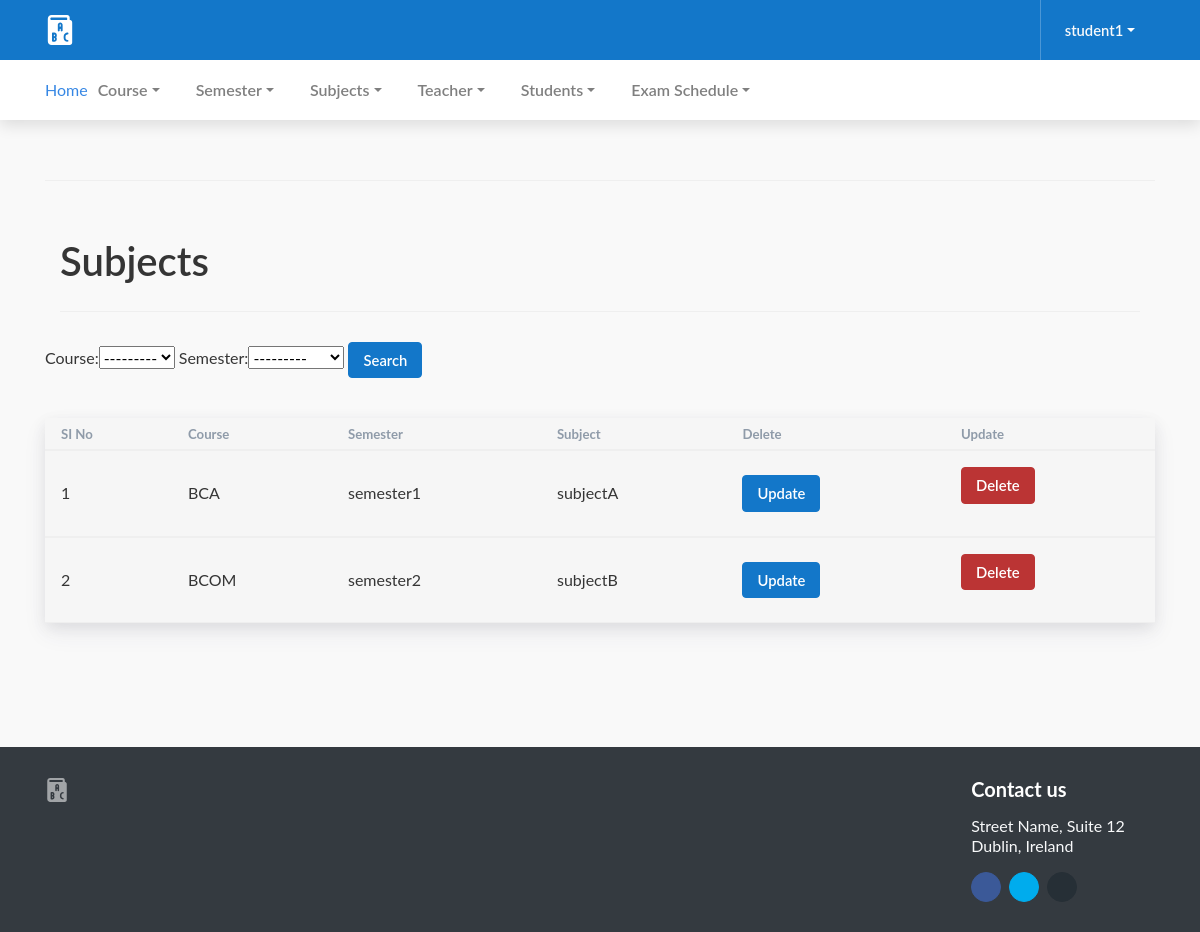
Screenshot of /subject/ (signed in) with the database file from the repository.
### registration/models.py (models this page shows, shortened)
class RtUser(AbstractUser):
    first_name = models.CharField(max_length=200)
    email = models.EmailField(max_length=200)
    address = models.CharField(max_length=200)
    type = models.IntegerField(null=True)
    course = models.ForeignKey(Course, on_delete=models.CASCADE,null=True)
    rollno = models.IntegerField(null=True)

class Subject(models.Model):
    course = models.ForeignKey(Course, on_delete=models.CASCADE)
    semester = models.ForeignKey(Semester, on_delete=models.CASCADE)
    subject = models.CharField(max_length=100)

class Course(models.Model):
    coursename = models.CharField(max_length=20)
    description = models.TextField(max_length=100, null=True)
    def __str__(self):
        return f"{self.coursename}"

class Semester(models.Model):
    semester_name = models.CharField(max_length=200)
    def __str__(self):
        return self.semester_name

### registration/views.py (the view)
# urls.py: path('subject/',views.subject,name='subject'),
@login_required()
def subject(request):
    data = Subject.objects.all().order_by('course', 'semester')
    subjectFilter = SubjectFilter(request.GET, queryset=data)
    data = subjectFilter.qs
    context = {'data': data,
               'subjectFilter': subjectFilter
               }
    return render(request, 'admintemp/subject.html', context)

### registration/templates/admintemp/subject.html (shortened to what this page needs)
{% extends 'admintemp/base.html' %}
{% block content %}
{% load static  %}
<div class="container page__heading-container">
    <div class="page__heading d-flex align-items-center justify-content-between">
        <h1 class="m-0"> Subjects</h1>
    </div>
</div>
        <form method="get">
                    <div class="md-form my-0">
                        {{subjectFilter.form }}
                        <button class="btn btn-primary" type="submit">Search</button>
                    </div>
                </form>
                <br><br>
<div class="card card-form">
    <div class="row no-gutters">
        <div class="col-lg-12 card-form__body">
            <div class="table-responsive border-bottom" data-toggle="lists"
                 data-lists-values="[&quot;js-lists-values-employee-name&quot;]">
                <table class="table mb-0 thead-border-top-0">
                    <thead>
                    <tr>
                        <th>SI No</th>
                        <th>Course</th>
                        <th>Semester</th>
                        <th>Subject</th>
                        <th>Delete</th>
                        <th>Update</th>
                    </tr>
                    </thead>
                    {% for i in data %}
                    <tbody>
                    <tr>
                        <td>{{forloop.counter}}</td>
                        <td>{{i.course}}</td>
                        <td>{{i.semester}}</td>
                        <td>{{i.subject}}</td>
                        <td><a href="{% url 'update_subject' i.id %}" class="btn btn-primary">Update</a></td>
                        <td>
                            <form action="{% url 'subject_delete' i.id %}" method="post"
                                  style="display: inline;" onsubmit="window.mytest()">
                                <button type="submit" class="btn btn-danger mb-3">Delete</button>
                            </form>
                        </td>
                    </tr>
                    {% endfor %}
                    </tbody>
                </table>
            </div>
        </div>
    </div>
</div>
{% endblock  %}

### registration/templates/admintemp/base.html (shortened to what this page needs)
{% load static %}
<!DOCTYPE html>
<html lang="en" dir="ltr">
<head>
    <link type="text/css" href="{% static 'assets1/vendor/perfect-scrollbar.css' %}" rel="stylesheet">
    <link type="text/css" href="{% static 'assets1/css/app.css' %}" rel="stylesheet">
    <link type="text/css" href="{% static 'assets1/css/app.rtl.css' %}" rel="stylesheet">
    <link type="text/css" href="{% static 'assets1/css/vendor-material-icons.css' %}" rel="stylesheet">
    <link type="text/css" href="{% static 'assets1/css/vendor-material-icons.rtl.css' %}" rel="stylesheet">
    <link type="text/css" href="{% static 'assets1/css/vendor-fontawesome-free.css' %}" rel="stylesheet">
    <link type="text/css" href="{% static 'assets1/css/vendor-fontawesome-free.rtl.css' %}" rel="stylesheet">
    <link type="text/css" href="{% static 'assets1/css/vendor-ion-rangeslider.css' %}" rel="stylesheet">
    <link type="text/css" href="{% static 'assets1/css/vendor-ion-rangeslider.rtl.css' %}" rel="stylesheet">
    <link type="text/css" href="{% static 'assets/css/vendor-flatpickr.css' %}" rel="stylesheet">
    <link type="text/css" href="{% static 'assets/css/vendor-flatpickr.rtl.css' %}" rel="stylesheet">
    <link type="text/css" href="{% static 'assets/css/vendor-flatpickr-airbnb.css' %}" rel="stylesheet">
    <link type="text/css" href="{% static 'assets/css/vendor-flatpickr-airbnb.rtl.css' %}" rel="stylesheet">
</head>
<body class="layout-fixed layout-sticky-subnav">
<div class="mdk-header-layout js-mdk-header-layout">
    <div id="header" class="mdk-header bg-dark js-mdk-header m-0" data-fixed data-effects="waterfall">
        <div class="mdk-header__content">
            <div class="navbar navbar-expand-sm navbar-main navbar-dark bg-primary pl-md-0 pr-0" id="navbar"
                 data-primary>
                <div class="container">
                    <div class="d-flex sidebar-account flex-shrink-0 mr-auto mr-lg-0">
                        <a href="fixed-index.html" class="flex d-flex align-items-center text-underline-0">
                                <span class="mr-1  text-white">
                                </span>
                        </a>
                    </div>
                    <div class="dropdown">
                        <a href="#account_menu"
                           class="dropdown-toggle navbar-toggler navbar-toggler-dashboard border-left d-flex align-items-center ml-navbar"
                           data-toggle="dropdown">
                                <span class="ml-1 d-flex-inline">
                                    <span class="text-light">{{request.user}}</span>
                                </span>
                        </a>
                    </div>
                </div>
            </div>
        </div>
    </div>
    <div class="mdk-header-layout__content page">
        <div class="page__header  page__header-nav mb-0">
            <div class="container page__container">
                <div class="navbar navbar-secondary navbar-light navbar-expand-sm p-0 d-none d-md-flex"
                     id="secondaryNavbar">
                    <ul class="nav navbar-nav">
                        <li>
                            <a href="{% url 'teacher_home' %}">Home</a>
                        </li>
                         <li class="nav-item dropdown ">
                            <a href="#" class="nav-link dropdown-toggle" data-toggle="dropdown">Course</a>
                        </li>
                          <li class="nav-item dropdown ">
                            <a href="#" class="nav-link dropdown-toggle" data-toggle="dropdown">Semester</a>
                        </li>
                        <li class="nav-item dropdown ">
                            <a href="#" class="nav-link dropdown-toggle" data-toggle="dropdown">Subjects</a>
                        </li>
                        <li class="nav-item dropdown">
                            <a href="#" class="nav-link dropdown-toggle" data-toggle="dropdown">Teacher</a>
                        </li>
                        <li class="nav-item dropdown ">
                            <a href="#" class="nav-link dropdown-toggle" data-toggle="dropdown">Students</a>
                        </li>
                        <li class="nav-item dropdown ">
                            <a href="#" class="nav-link dropdown-toggle" data-toggle="dropdown">Exam Schedule</a>
                        </li>
                    </ul>
                </div>
            </div>
        </div>
        <div class="container page__heading-container">
            <div class="page__heading d-flex flex-column flex-md-row align-items-center justify-content-center justify-content-lg-between text-center text-lg-left">
            </div>
        </div>
        <div class="container page__container" >
            {% block content %}{% endblock %}
            <div class="row" style="height:100px">
                <div class="col-md-8">
                </div>
                <div class="col-md-4">
                </div>
            </div>
        </div>
        <div class="bg-dark text-white" id="footer">
            <div class="container page__container">
                <div class="row">
                    <div class="col-md-3">
                        <a href="#" class="brand d-flex align-items-center mb-4">
                                <span class="mr-2">
                                </span>
                        </a>
                    </div>
                    <div class="col-md-9">
                        <div class="row">
                            <div class="col-sm-6 col-md-3">
                            </div>
                            <div class="col-sm-6 col-md-3">
                            </div>
                            <div class="col-sm-6 col-md-3">
                            </div>
                            <div class="col-sm-6 col-md-3">
                                <h5>Contact us</h5>
                                <p class="text-light">Street Name, Suite 12<br/> Dublin, Ireland</p>
                                <div class="d-flex ">
                                    <a href="#"
                                       class="btn btn-facebook btn-rounded-social d-flex align-items-center justify-content-center mr-2"><i
                                            class="fab fa-facebook"></i></a>
                                    <a href="#"
                                       class="btn btn-twitter btn-rounded-social d-flex align-items-center justify-content-center mr-2"><i
                                            class="fab fa-twitter"></i></a>
                                    <a href="#"
                                       class="btn btn-secondary btn-rounded-social d-flex align-items-center justify-content-center mr-2"><i
                                            class="fab fa-github"></i></a>
                                </div>
                            </div>
                        </div>
                    </div>
                </div>
            </div>
        </div>
    </div>
</div>
</body>
</html>

### rows the page displays
RtUser: user "student1"
Subject: course "BCA", semester "semester1", subject "subjectA"
Subject: course "BCOM", semester "semester2", subject "subjectB"
